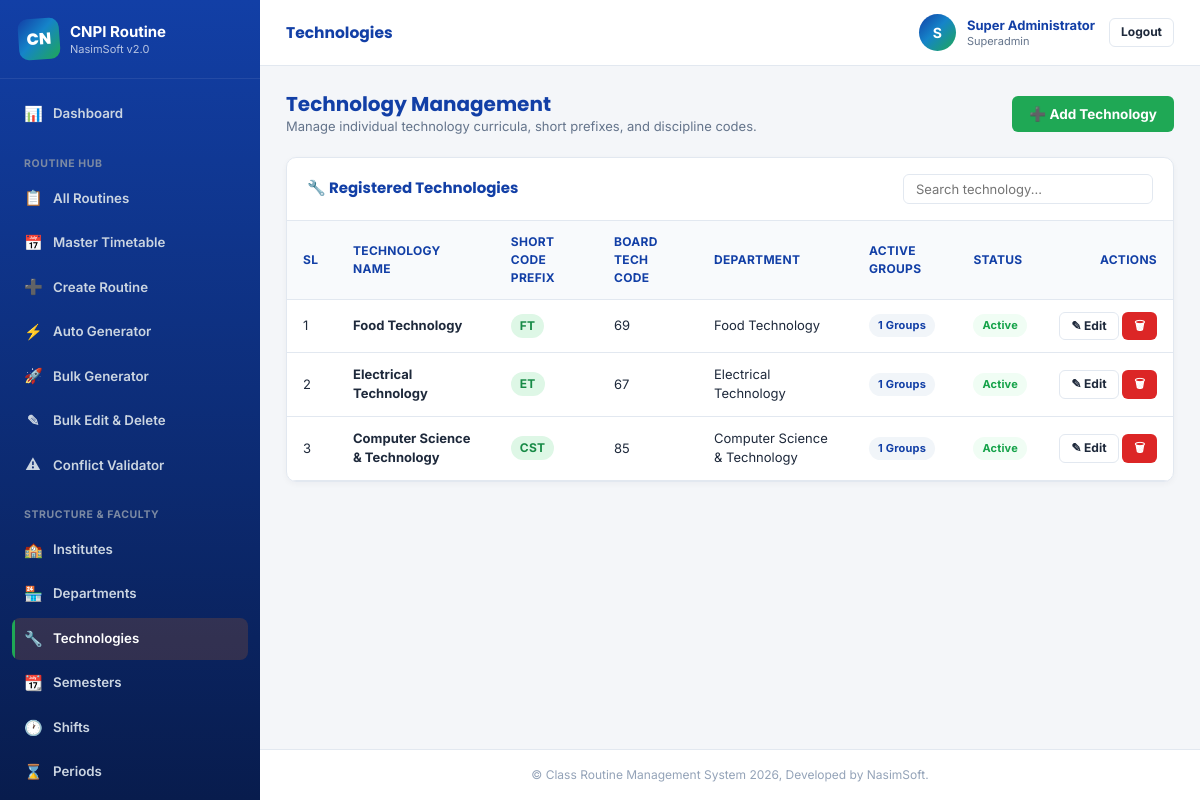
The page /admin/technologies.php (signed in) on the database its author committed.
### tables this page shows
CREATE TABLE `technologies` (
    `id` INT AUTO_INCREMENT PRIMARY KEY,
    `department_id` INT NOT NULL,
    `name` VARCHAR(150) NOT NULL,
    `code` VARCHAR(30) NOT NULL,
    `short_name` VARCHAR(30) NOT NULL,
    `active` TINYINT(1) NOT NULL DEFAULT 1,
    `created_at` TIMESTAMP DEFAULT CURRENT_TIMESTAMP,
    `updated_at` TIMESTAMP DEFAULT CURRENT_TIMESTAMP ON UPDATE CURRENT_TIMESTAMP,
    FOREIGN KEY (`department_id`) REFERENCES `departments`(`id`) ON DELETE CASCADE,
    INDEX `idx_tech_department` (`department_id`),
    INDEX `idx_tech_short_name` (`short_name`)
);

CREATE TABLE `departments` (
    `id` INT AUTO_INCREMENT PRIMARY KEY,
    `institute_id` INT NOT NULL,
    `name` VARCHAR(150) NOT NULL,
    `code` VARCHAR(30) NOT NULL,
    `active` TINYINT(1) NOT NULL DEFAULT 1,
    `created_at` TIMESTAMP DEFAULT CURRENT_TIMESTAMP,
    `updated_at` TIMESTAMP DEFAULT CURRENT_TIMESTAMP ON UPDATE CURRENT_TIMESTAMP,
    FOREIGN KEY (`institute_id`) REFERENCES `institutes`(`id`) ON DELETE CASCADE,
    INDEX `idx_dept_institute` (`institute_id`),
    INDEX `idx_dept_code` (`code`)
);

### includes/functions.php (called while the page is built, shortened)
<?php
function generateCsrfToken(): string {
    return $_SESSION['csrf_token'];
}

### admin/technologies.php (the view, shortened to what this page needs)
<?php
$db = Database::getInstance();
$technologies = $db->query("
    SELECT t.*, d.name as department_name, d.code as department_code,
           (SELECT COUNT(*) FROM `groups` WHERE technology_id = t.id) as group_count
    FROM technologies t
    LEFT JOIN departments d ON t.department_id = d.id
    ORDER BY t.id DESC
")->fetchAll();
require_once __DIR__ . '/../includes/header.php';
?>
<div style="display: flex; justify-content: space-between; align-items: center; margin-bottom: 20px;">
    <div>
        <h2 style="color: var(--navy-blue); font-size: 20px; font-weight: 700;">Technology Management</h2>
        <p style="color: var(--text-muted); font-size: 13px;">Manage individual technology curricula, short prefixes, and discipline codes.</p>
    </div>
    <button class="btn btn-accent" onclick="App.openModal('techModal')">&#10133; Add Technology</button>
</div>
<div class="card">
    <div class="card-header">
        <h3>&#128295; Registered Technologies</h3>
        <input type="text" id="techSearch" class="form-control" placeholder="Search technology..." style="max-width: 250px; padding: 6px 12px; font-size: 13px;">
    </div>
    <div class="card-body" style="padding: 0;">
        <div class="table-responsive">
            <table class="table" id="techTable">
                <thead>
                    <tr>
                        <th style="width: 50px;">SL</th>
                        <th>Technology Name</th>
                        <th>Short Code Prefix</th>
                        <th>Board Tech Code</th>
                        <th>Department</th>
                        <th>Active Groups</th>
                        <th>Status</th>
                        <th style="width: 130px; text-align: right;">Actions</th>
                    </tr>
                </thead>
                <tbody>
                    <?php if (empty($technologies)): ?>
                        <tr>
                            <td colspan="8" style="text-align: center; padding: 25px; color: var(--text-muted);">No technologies found.</td>
                        </tr>
                    <?php else: ?>
                        <?php foreach ($technologies as $idx => $t): ?>
                            <tr>
                                <td><?= $idx + 1 ?></td>
                                <td><strong><?= htmlspecialchars($t['name']) ?></strong></td>
                                <td><span class="badge badge-accent" style="font-size: 12px;"><?= htmlspecialchars($t['short_name']) ?></span></td>
                                <td><?= htmlspecialchars($t['code'] ?: 'N/A') ?></td>
                                <td><?= htmlspecialchars($t['department_name'] ?? 'N/A') ?></td>
                                <td><span class="badge badge-info"><?= $t['group_count'] ?> Groups</span></td>
                                <td>
                                    <span class="badge <?= $t['active'] ? 'badge-success' : 'badge-danger' ?>">
                                        <?= $t['active'] ? 'Active' : 'Inactive' ?>
                                    </span>
                                </td>
                                <td style="text-align: right;">
                                    <a href="technologies.php?edit=<?= $t['id'] ?>" class="btn btn-outline btn-sm">&#9998; Edit</a>
                                    <button class="btn btn-danger btn-sm" onclick="App.confirm('Are you sure you want to delete this technology?', () => { window.location.href='technologies.php?delete=<?= $t['id'] ?>&csrf_token=<?= generateCsrfToken() ?>'; })">&#128465;</button>
                                </td>
                            </tr>
                        <?php endforeach; ?>
                    <?php endif; ?>
                </tbody>
            </table>
        </div>
    </div>
</div>
<?php require_once __DIR__ . '/../includes/footer.php'; ?>

### assets/css/style.css (style rules this page uses)
:root { --navy: #123FA6; --navy-dark: #0A2A6E; --navy-soft: #1A50C9; --orange: #1FA855; --orange-dark: #178A46; --orange-light: #DEF7E6; --brand-gradient: linear-gradient(135deg, #123FA6 0%, #1584C9 45%, #1FA855 100%); --bg-light: #F4F6F9; --surface: #FFFFFF; --text-dark: #1E293B; --text-muted: #64748B; --text-faint: #94A3B8; --border-color: #E2E8F0; --success: #16A34A; --success-bg: #F0FDF4; --danger: #DC2626; --danger-bg: #FEF2F2; --warning: #D97706; --warning-bg: #FEF3C7; --info: #2563EB; --info-bg: #EFF6FF; --font-body: 'Inter', -apple-system, BlinkMacSystemFont, 'Segoe UI', Roboto, sans-serif; --font-heading: 'Poppins', var(--font-body); --font-print: 'Times New Roman', Georgia, 'Noto Serif', serif; --radius-sm: 6px; --radius: 10px; --radius-lg: 16px; --shadow-sm: 0 2px 6px rgba(15, 23, 42, 0.04); --shadow: 0 8px 24px rgba(15, 23, 42, 0.08); --shadow-lg: 0 20px 50px rgba(15, 23, 42, 0.18); --navy-blue: var(--navy); --dark-orange: var(--orange-dark); --accent: var(--orange); --border: var(--border-color); --light-gray: var(--bg-light); }
*, *::before, *::after { box-sizing: border-box; }
html { -webkit-text-size-adjust: 100%; }
body { margin: 0; font-family: var(--font-body); background: var(--bg-light); color: var(--text-dark); line-height: 1.5; -webkit-font-smoothing: antialiased; overflow-x: hidden; max-width: 100vw; }
h1, h2, h3, h4, h5, h6 { font-family: var(--font-heading); line-height: 1.25; margin: 0; }
p { margin: 0; }
a { color: inherit; }
button { font-family: inherit; }
.btn { display: inline-flex; align-items: center; gap: 6px; padding: 9px 16px; border-radius: var(--radius-sm); font-size: 13.5px; font-weight: 700; text-decoration: none; cursor: pointer; border: 1px solid transparent; transition: all 0.15s ease; line-height: 1.2; white-space: nowrap; }
.btn-sm { padding: 6px 11px; font-size: 12px; }
.btn-accent, .btn-orange { background: var(--orange); color: #FFF; }
.btn-outline { border-color: var(--border-color); color: var(--text-dark); background: #FFF; }
.btn-danger { background: var(--danger); color: #FFF; }
.badge { font-size: 11px; font-weight: 700; padding: 3px 9px; border-radius: 20px; display: inline-block; letter-spacing: 0.2px; }
.badge-accent { background: var(--orange-light); color: var(--orange-dark); }
.badge-success { background: var(--success-bg); color: var(--success); }
.badge-info { background: #F1F5F9; color: var(--navy); }
.form-control, .form-select { width: 100%; padding: 10px 12px; font-size: 13.5px; font-family: inherit; color: var(--text-dark); border: 1px solid var(--border-color); border-radius: var(--radius-sm); outline: none; background: #FFF; transition: border-color 0.15s ease, box-shadow 0.15s ease; }
.card { background: var(--surface); border: 1px solid var(--border-color); border-radius: var(--radius); margin-bottom: 20px; box-shadow: var(--shadow-sm); overflow: hidden; }
.card-header { padding: 16px 20px; border-bottom: 1px solid var(--border-color); display: flex; justify-content: space-between; align-items: center; gap: 12px; flex-wrap: wrap; }
.card-header h3 { font-size: 15px; font-weight: 700; color: var(--navy); }
.card-body { padding: 20px; }
.table-responsive, .table-card { overflow-x: auto; }
.table { width: 100%; border-collapse: collapse; text-align: left; }
.table th, .table td { padding: 12px 16px; border-bottom: 1px solid var(--border-color); font-size: 13px; vertical-align: middle; }
.table th { background: #F8FAFC; color: var(--navy); font-weight: 700; font-size: 12px; text-transform: uppercase; letter-spacing: 0.3px; }
body.admin-body { display: flex; min-height: 100vh; }

### rows shown on the page
technologies: name "Food Technology", short_name "FT", code "69", department.name "Food Technology", group_count "1", active "Active"
technologies: name "Electrical Technology", short_name "ET", code "67", department.name "Electrical Technology", group_count "1", active "Active"
technologies: name "Computer Science & Technology", short_name "CST", code "85", department.name "Computer Science & Technology", group_count "1", active "Active"

### other values the page prints
mb_substr($brandName, 0, 2) "CN"
$brandName "CNPI"
$pageTitle "Technologies"
substr($userName, 0, 1) "S"
$userName "Super Administrator"
$userRole "Superadmin"
